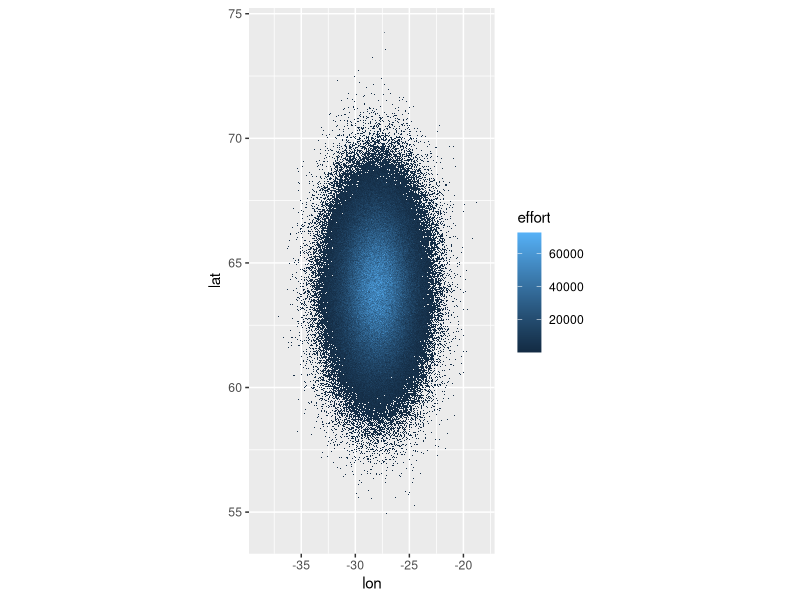

The R source for this figure:
## ---- chunk 1
knitr::opts_chunk$set(echo = TRUE, message = FALSE, warning = FALSE)
## ---- chunk 2
library(tidyverse)
df <- data_frame(lon = rnorm(1e6, -28, 2),
                 lat = rnorm(1e6, 64,  2),
                 effort = rnorm(1e6, 1000, 200))
## ---- chunk 3
# code from ziggy stardust
#   note that here there is not validation/testing done
#   read: use stuff at own risk

encode_zchords <- function(x, y, dx = 1, dy = 0.5 * dx, invalids = TRUE) {

  x.brks <- seq(floor(min(x)),ceiling(max(x)),dx)
  x.ints <- findInterval(x, x.brks, all.inside = TRUE)
  x <- (x.brks[x.ints] + x.brks[x.ints + 1]) / 2

  y.brks <- seq(floor(min(y)),ceiling(max(y)),dy)
  y.ints <- findInterval(y, y.brks, all.inside = TRUE)
  y <- (y.brks[y.ints] + y.brks[y.ints + 1]) / 2

  if(invalids) {
    x <- ifelse(x >= -180 & x <= 180, x, NA)
    y <- ifelse(y >= -90  & y <= 90 , y, NA)
  }

  return(paste(round(x,6), round(y,6), sep = ":"))

}
## ---- chunk 4
d <- 
  df %>% 
  mutate(sq = encode_zchords(lon, lat, dx = 0.05, dy = 0.025), type = "zchords") %>% 
  group_by(sq) %>% 
  summarise(effort = sum(effort)) %>% 
  separate(sq, c("lon", "lat"), sep = ":", convert = TRUE, remove = FALSE)
## ---- chunk 5
glimpse(d)
## ---- chunk 6
d %>% 
  ggplot(aes(lon, lat, fill = effort)) +
  geom_raster() +
  coord_quickmap()
